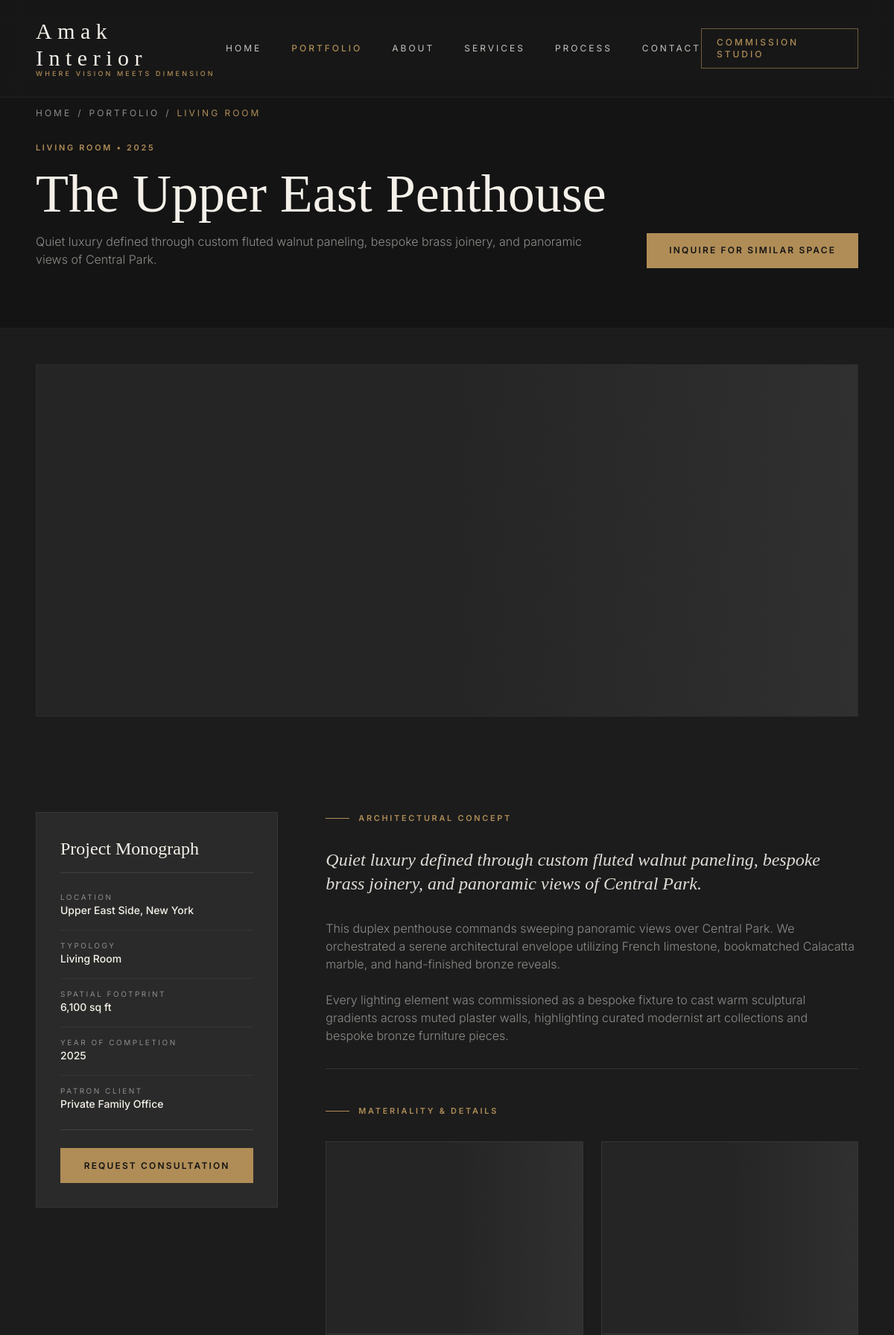
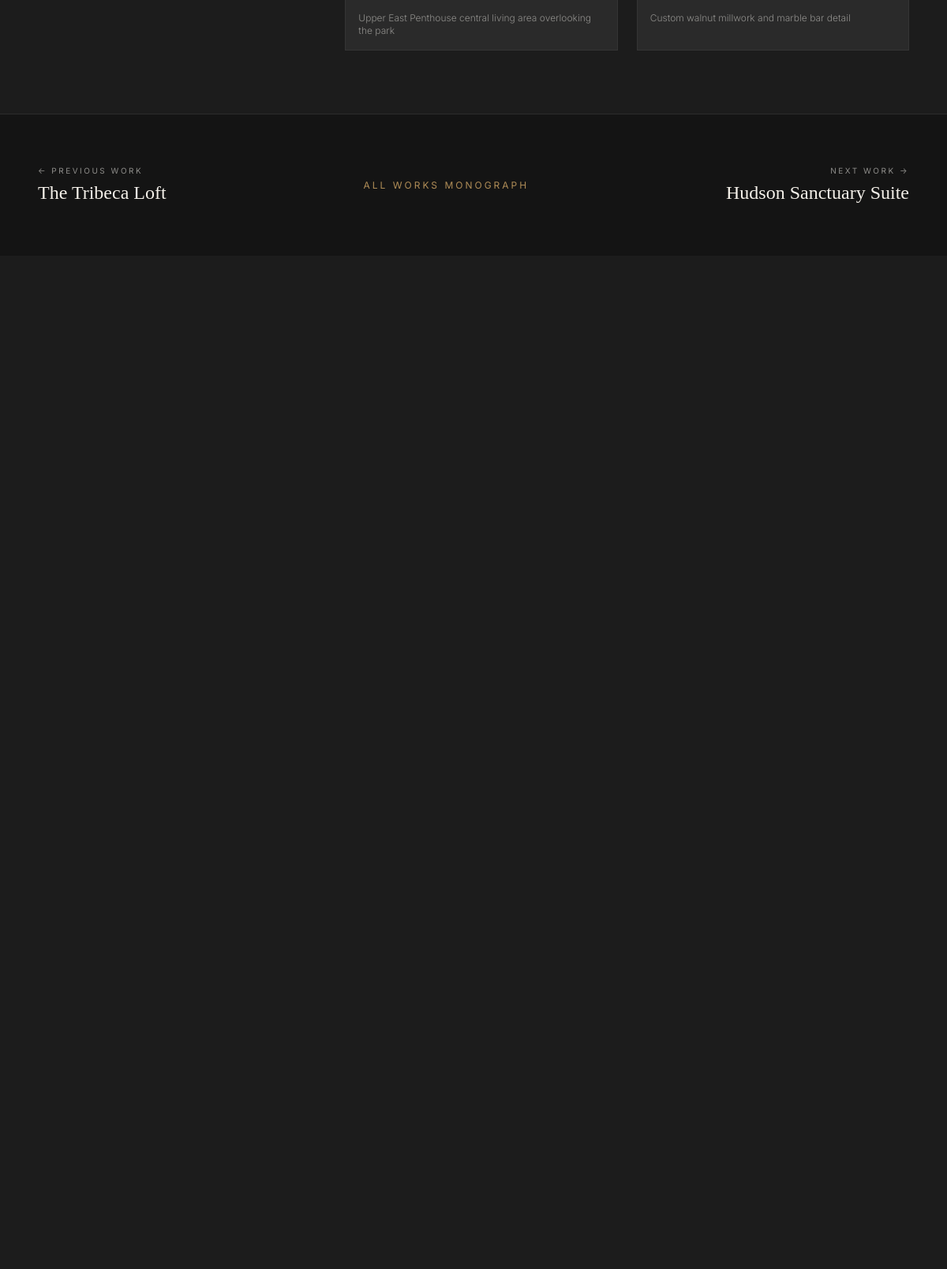
/project.php?slug=the-upper-east-penthouse (upper part), run on the app's committed database (2 pictures, top to bottom).
### tables this page shows
CREATE TABLE `projects` (
  `id` INT UNSIGNED AUTO_INCREMENT PRIMARY KEY,
  `title` VARCHAR(200) NOT NULL,
  `slug` VARCHAR(200) NOT NULL UNIQUE,
  `category` VARCHAR(50) NOT NULL,
  `location` VARCHAR(150) NOT NULL DEFAULT 'Manhattan, New York',
  `year` VARCHAR(10) NOT NULL DEFAULT '2025',
  `area` VARCHAR(50) NOT NULL DEFAULT '3,800 sq ft',
  `client_type` VARCHAR(100) NOT NULL DEFAULT 'Private Residence',
  `short_description` TEXT NOT NULL,
  `full_description` LONGTEXT NOT NULL,
  `thumbnail` VARCHAR(255) NOT NULL,
  `glb_model` VARCHAR(255) DEFAULT NULL,
  `panorama_image` VARCHAR(255) DEFAULT NULL,
  `display_order` INT UNSIGNED NOT NULL DEFAULT 0,
  `is_featured` TINYINT(1) NOT NULL DEFAULT 0,
  `created_at` DATETIME NOT NULL DEFAULT CURRENT_TIMESTAMP,
  `updated_at` DATETIME NOT NULL DEFAULT CURRENT_TIMESTAMP ON UPDATE CURRENT_TIMESTAMP
);

CREATE TABLE `project_images` (
  `id` INT UNSIGNED AUTO_INCREMENT PRIMARY KEY,
  `project_id` INT UNSIGNED NOT NULL,
  `image_path` VARCHAR(255) NOT NULL,
  `alt_text` VARCHAR(255) DEFAULT 'Interior architectural view',
  `sort_order` INT UNSIGNED NOT NULL DEFAULT 0,
  `created_at` DATETIME NOT NULL DEFAULT CURRENT_TIMESTAMP,
  CONSTRAINT `fk_project_images_project` FOREIGN KEY (`project_id`) REFERENCES `projects` (`id`) ON DELETE CASCADE
);

### includes/functions.php (called while the page is built, shortened)
<?php
function e(?string $value): string
{
    return htmlspecialchars($value, ENT_QUOTES | ENT_HTML5, 'UTF-8');
}
function asset_url(string $path): string
{
    $clean_path = ltrim($path, '/');
    $url = rtrim(SITE_URL, '/') . '/' . $clean_path;
    if (str_ends_with($clean_path, '.js') || str_ends_with($clean_path, '.css')) {
        $file_path = DIR_ROOT . DIRECTORY_SEPARATOR . str_replace('/', DIRECTORY_SEPARATOR, $clean_path);
        $v = file_exists($file_path) ? filemtime($file_path) : time();
        $url .= '?v=' . $v;
    }
    return $url;
}

### project.php (the view, shortened to what this page needs)
<?php
require_once __DIR__ . '/includes/functions.php';
$slug = trim($_GET['slug'] ?? '');
$pdo = get_db_connection();
$stmt = $pdo->prepare("SELECT * FROM projects WHERE slug = ? LIMIT 1");
$stmt->execute([$slug]);
$project = $stmt->fetch();
$imgStmt = $pdo->prepare("SELECT * FROM project_images WHERE project_id = ? ORDER BY sort_order ASC, id ASC");
$imgStmt->execute([$project['id']]);
$gallery_images = $imgStmt->fetchAll();
$nextStmt = $pdo->prepare("SELECT slug, title FROM projects WHERE display_order > ? ORDER BY display_order ASC LIMIT 1");
$nextStmt->execute([$project['display_order']]);
$next_project = $nextStmt->fetch();
$prevStmt = $pdo->prepare("SELECT slug, title FROM projects WHERE display_order < ? ORDER BY display_order DESC LIMIT 1");
$prevStmt->execute([$project['display_order']]);
$prev_project = $prevStmt->fetch();
require_once __DIR__ . '/includes/header.php';
?>
<section class="relative pt-36 pb-20 px-6 md:px-12 bg-charcoal-dark border-b border-white/5">
    <div class="max-w-7xl mx-auto">
        <nav class="flex items-center space-x-2 text-xs uppercase tracking-widest text-stone-subtle mb-6" aria-label="Breadcrumb">
            <a href="<?= asset_url('') ?>" class="hover:text-brass transition-colors">Home</a>
            <span>/</span>
            <a href="<?= asset_url('portfolio.php') ?>" class="hover:text-brass transition-colors">Portfolio</a>
            <span>/</span>
            <span class="text-brass"><?= e($project['category']) ?></span>
        </nav>
        <div class="flex flex-col lg:flex-row lg:items-end justify-between gap-8">
            <div class="max-w-3xl space-y-4">
                <span class="editorial-tag"><?= e($project['category']) ?> &bull; <?= e($project['year']) ?></span>
                <h1 class="font-serif text-4xl sm:text-5xl md:text-7xl text-ivory font-light leading-tight">
                    <?= e($project['title']) ?>
                </h1>
                <p class="text-sm md:text-base text-stone-subtle leading-relaxed font-light">
                    <?= e($project['short_description']) ?>
                </p>
            </div>
            <div class="flex items-center space-x-4 self-start lg:self-auto">
                <a href="<?= asset_url('contact.php?project=' . urlencode($project['title'])) ?>" class="btn-brass">
                    Inquire for Similar Space
                </a>
            </div>
        </div>
    </div>
</section>
<section class="bg-charcoal px-6 md:px-12 py-12">
    <div class="max-w-7xl mx-auto">
        <div id="view-photo-container" class="aspect-[16/9] lg:aspect-[21/9] w-full overflow-hidden bg-charcoal-dark border border-white/10 relative">
            <div class="image-skeleton absolute inset-0"></div>
        </div>
    </div>
</section>
<section class="py-20 px-6 md:px-12 bg-charcoal">
    <div class="max-w-7xl mx-auto">
        <div class="grid grid-cols-1 lg:grid-cols-12 gap-16">
            <div class="lg:col-span-4 space-y-8">
                <div class="luxury-card p-8 space-y-6">
                    <h2 class="font-serif text-2xl text-ivory border-b border-white/10 pb-4">
                        Project Monograph
                    </h2>
                    <div class="space-y-4 text-xs">
                        <div>
                            <span class="text-stone-subtle uppercase tracking-widest block text-[10px]">Location</span>
                            <span class="text-ivory font-medium text-sm"><?= e($project['location']) ?></span>
                        </div>
                        <div class="pt-3 border-t border-white/5">
                            <span class="text-stone-subtle uppercase tracking-widest block text-[10px]">Typology</span>
                            <span class="text-ivory font-medium text-sm"><?= e($project['category']) ?></span>
                        </div>
                        <div class="pt-3 border-t border-white/5">
                            <span class="text-stone-subtle uppercase tracking-widest block text-[10px]">Spatial Footprint</span>
                            <span class="text-ivory font-medium text-sm"><?= e($project['area']) ?></span>
                        </div>
                        <div class="pt-3 border-t border-white/5">
                            <span class="text-stone-subtle uppercase tracking-widest block text-[10px]">Year of Completion</span>
                            <span class="text-ivory font-medium text-sm"><?= e($project['year']) ?></span>
                        </div>
                        <div class="pt-3 border-t border-white/5">
                            <span class="text-stone-subtle uppercase tracking-widest block text-[10px]">Patron Client</span>
                            <span class="text-ivory font-medium text-sm"><?= e($project['client_type']) ?></span>
                        </div>
                    </div>
                    <div class="pt-6 border-t border-white/10">
                        <a href="<?= asset_url('contact.php?project=' . urlencode($project['title'])) ?>" class="btn-brass w-full text-center">
                            Request Consultation
                        </a>
                    </div>
                </div>
            </div>
            <div class="lg:col-span-8 space-y-8">
                <div class="flex items-center space-x-3">
                    <span class="w-8 h-[1px] bg-brass"></span>
                    <span class="editorial-tag">Architectural Concept</span>
                </div>
                <div class="font-serif text-xl sm:text-2xl text-ivory/90 leading-relaxed font-light italic">
                    <?= nl2br(e($project['short_description'])) ?>
                </div>
                <div class="text-sm md:text-base text-stone-subtle leading-relaxed font-light space-y-6">
                    <?= nl2br(e($project['full_description'])) ?>
                </div>
                <?php if (!empty($gallery_images)): ?>
                    <div class="pt-12 border-t border-white/10 space-y-8">
                        <div class="flex items-center space-x-3">
                            <span class="w-8 h-[1px] bg-brass"></span>
                            <span class="editorial-tag">Materiality &amp; Details</span>
                        </div>
                        <div class="grid grid-cols-1 md:grid-cols-2 gap-6">
                            <?php foreach ($gallery_images as $gImg): ?>
                                <div class="luxury-card overflow-hidden group">
                                    <div class="aspect-[4/3] bg-charcoal-dark overflow-hidden relative">
                                        <div class="image-skeleton absolute inset-0"></div>
                                    </div>
                                    <?php if (!empty($gImg['alt_text'])): ?>
                                        <div class="p-4 text-xs text-stone-subtle bg-charcoal-card border-t border-white/5 font-light">
                                            <?= e($gImg['alt_text']) ?>
                                        </div>
                                    <?php endif; ?>
                                </div>
                            <?php endforeach; ?>
                        </div>
                    </div>
                <?php endif; ?>
            </div>
        </div>
    </div>
</section>
<section class="py-16 px-6 md:px-12 bg-charcoal-dark border-t border-white/10">
    <div class="max-w-7xl mx-auto flex items-center justify-between">
        <?php if ($prev_project): ?>
            <a href="<?= asset_url('project.php?slug=' . urlencode($prev_project['slug'])) ?>" class="group flex flex-col space-y-1">
                <span class="text-[10px] uppercase tracking-widest text-stone-subtle flex items-center group-hover:text-brass transition-colors">
                    &larr; Previous Work
                </span>
                <span class="font-serif text-lg md:text-2xl text-ivory group-hover:text-brass transition-colors">
                    <?= e($prev_project['title']) ?>
                </span>
            </a>
        <?php else: ?>
            <div></div>
        <?php endif; ?>
        <a href="<?= asset_url('portfolio.php') ?>" class="hidden md:inline-block text-xs uppercase tracking-widest text-brass hover:text-ivory transition-colors">
            All Works Monograph
        </a>
        <?php if ($next_project): ?>
            <a href="<?= asset_url('project.php?slug=' . urlencode($next_project['slug'])) ?>" class="group flex flex-col items-end space-y-1 text-right">
                <span class="text-[10px] uppercase tracking-widest text-stone-subtle flex items-center group-hover:text-brass transition-colors">
                    Next Work &rarr;
                </span>
                <span class="font-serif text-lg md:text-2xl text-ivory group-hover:text-brass transition-colors">
                    <?= e($next_project['title']) ?>
                </span>
            </a>
        <?php else: ?>
            <div></div>
        <?php endif; ?>
    </div>
</section>
<?php
require_once __DIR__ . '/includes/footer.php';
?>

### assets/css/style.css (style rules this page uses)
:root { --color-ivory: #F5F1EA; --color-ivory-light: #FAF8F5; --color-ivory-dark: #EDE8DF; --color-charcoal: #1C1C1C; --color-charcoal-light: #252525; --color-charcoal-card: #2A2A2A; --color-charcoal-dark: #141414; --color-brass: #B08D57; --color-brass-light: #D4B27C; --color-brass-dark: #8C6C38; --color-stone: #8E8D8A; --ease-editorial: cubic-bezier(0.16, 1, 0.3, 1); --ease-out-expo: cubic-bezier(0.19, 1, 0.22, 1); }
.luxury-card { background: var(--color-charcoal-card); border: 1px solid rgba(255, 255, 255, 0.05); transition: border-color 0.4s var(--ease-editorial), transform 0.4s var(--ease-editorial), box-shadow 0.4s ease; }
.editorial-tag { font-size: 0.68rem; letter-spacing: 0.25em; text-transform: uppercase; color: var(--color-brass); font-weight: 600; }
.btn-brass { background-color: var(--color-brass); color: var(--color-charcoal-dark); font-weight: 600; letter-spacing: 0.18em; text-transform: uppercase; font-size: 0.75rem; padding: 0.85rem 1.8rem; transition: all 0.3s var(--ease-editorial); border: 1px solid var(--color-brass); display: inline-flex; align-items: center; justify-content: center; }
.image-skeleton { background: linear-gradient(90deg, #252525 25%, #303030 50%, #252525 75%); background-size: 200% 100%; animation: shimmer 1.8s infinite; }

### data on the page
projects: category "LIVING ROOM", year "2025", title "The Upper East Penthouse", short_description "Quiet luxury defined through custom fluted walnut paneling, bespoke brass joinery, and panoramic views of Central Park.", location "Upper East Side, New York", category "Living Room", area "6,100 sq ft", client_type "Private Family Office", full_description "This duplex penthouse commands sweeping panoramic views over Central Park. We orchestrated a serene architectural envelope utilizing French limestone, bookmatched Calacatta marble, and hand-finished bronze reveals. Every lighting element was commissioned as a bespoke fixture to cast warm sculptural gradients across muted plaster walls, highlighting curated modernist art collections and bespoke bronze furniture pieces."
project_images: alt_text "Upper East Penthouse central living area overlooking the park"
project_images: alt_text "Custom walnut millwork and marble bar detail"
projects: title "The Tribeca Loft"
projects: title "Hudson Sanctuary Suite"

### other printed values
$site_brand_name "Amak Interior"
$site_motto "WHERE VISION MEETS DIMENSION"
